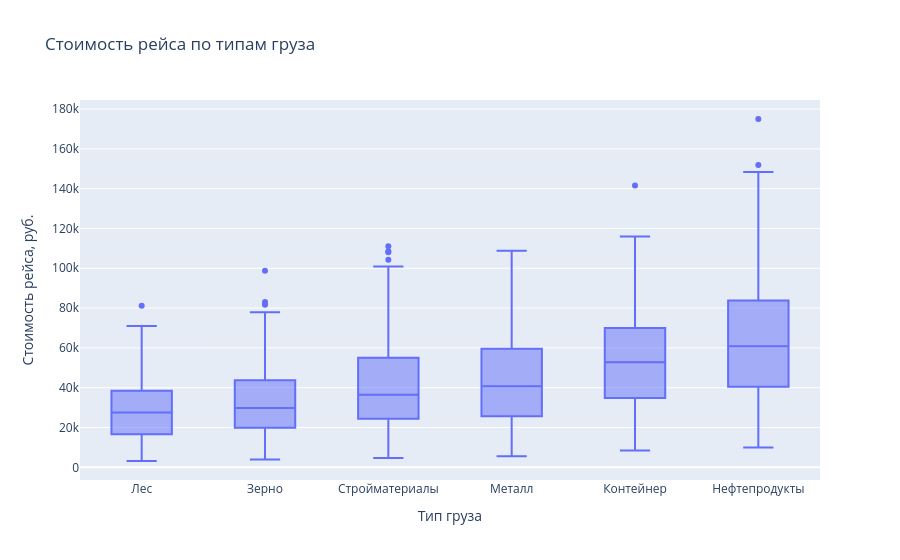

Here is the notebook cell this chart was saved with:
### Code cell
# 4)
order = df.groupby("cargo_type")["cost_rub"].median().sort_values().index.tolist()

fig = px.box(df, x="cargo_type", y="cost_rub",
             category_orders={"cargo_type": order},
             hover_data=["trip_id", "route"],
             title="Стоимость рейса по типам груза",
             labels={"cargo_type": "Тип груза", "cost_rub": "Стоимость рейса, руб."})
fig.show()

# В интерактивном при наведении на ящик Plotly показывает точные значения, а на статичном вычислять прихоиться саомму

### Figure 1 — Plotly figure (JSON) as saved in the notebook; plotly's stock layout.template omitted (floating-point values rounded to 4 significant figures; data arrays with more than 128 entries replaced by an {"elided": "..."} marker saying what was removed)
{"data": [{"alignmentgroup": "True", "customdata": {"elided": "910x2 str values"}, "hovertemplate": "Тип груза=%{x}<br>Стоимость рейса, руб.=%{y}<br>trip_id=%{customdata[0]}<br>route=%{customdata[1]}<extra></extra>", "legendgroup": "", "marker": {"color": "#636efa"}, "name": "", "notched": false, "offsetgroup": "", "orientation": "v", "showlegend": false, "type": "box", "x": {"elided": "910 str values"}, "x0": " ", "xaxis": "x", "y": {"elided": "910 int values"}, "y0": " ", "yaxis": "y"}], "layout": {"boxmode": "group", "legend": {"tracegroupgap": 0}, "title": {"text": "Стоимость рейса по типам груза"}, "xaxis": {"anchor": "y", "categoryarray": ["Лес", "Зерно", "Стройматериалы", "Металл", "Контейнер", "Нефтепродукты"], "categoryorder": "array", "domain": [0, 1], "title": {"text": "Тип груза"}}, "yaxis": {"anchor": "x", "domain": [0, 1], "title": {"text": "Стоимость рейса, руб."}}}}
